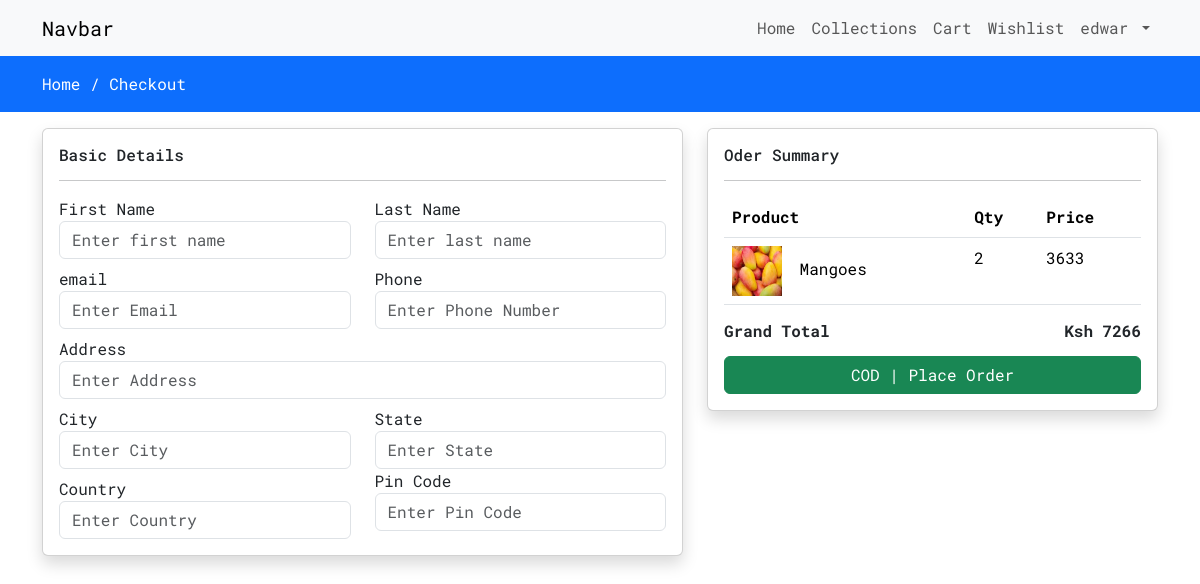
Page /checkout (signed in) on the committed database.
### store/models.py (models this page shows, shortened)
class Cart(models.Model):
    user = models.ForeignKey(User, on_delete=models.CASCADE)
    product= models.ForeignKey(Product, on_delete=models.CASCADE)
    product_qty = models.IntegerField(null=False, blank=False)
    created_at = models.DateTimeField(auto_now_add=True)

class Product(models.Model):
    category = models.ForeignKey(Category, on_delete=models.CASCADE)
    slug = models.CharField(max_length=150, null=False, blank=False)
    name = models.CharField(max_length=150, null=False, blank=False)
    product_image = models.ImageField(upload_to=get_file_path, null=True, blank= True  )
    small_description = models.CharField(max_length=150, null=False, blank=False)
    quantity = models.IntegerField(null=False,blank=False)
    description = models.TextField(max_length=500, null=False, blank=False)
    original_price= models.FloatField(null=False, blank=False)
    selling_price= models.FloatField(null=False, blank=False)
    status = models.BooleanField(default=False, help_text="0=default, 1=hidden")
    trending = models.BooleanField(default=False, help_text="0=default, 1=trending")
    tag=models.CharField(max_length=150, null=False, blank=False)
    meta_title = models.CharField(max_length=150, null=False, blank=False)
    meta_keyword = models.CharField(max_length=150, null=False, blank=False)
    meta_description = models.TextField(max_length=500, null=False, blank=False)
    created_at = models.DateTimeField(auto_now=True)

### store/controller/checkout.py (the view)
# urls.py: path('checkout', checkout.index, name="checkout"),
def index(request):
    rawcart= Cart.objects.filter(user=request.user)
    for item in rawcart:
        if item.product_qty > item.product.quantity:
            Cart.objects.delete(id=item.id)
    cartitems=Cart.objects.filter(user=request.user)
    total_price = 0
    for item in cartitems:
        total_price = total_price+item.product.selling_price*item.product_qty
    context = {'cartitems':cartitems, 'total_price':total_price}
    return render (request, "store/checkout.html", context)

### store/templates/store/checkout.html
{% extends "store/layouts/main.html" %}
{% block content %}
<div class="py-3 bg-primary">
    <div class="container">
        <a class="text-white" href="{% url 'home' %}">Home /</a>
        <a class="text-white" href="{% url 'checkout' %}">Checkout</a>
    </div>
</div>
<div class="container mt-3">
    <div class="row">
        <div class="col-md-7 ">
            <div class="card shadow">
                <div class="card-body">
                    <h6>Basic Details</h6>
                    <hr>
                    <div class="row">
                        <div class="col-md-6">
                            <label>First Name</label>
                            <input type="text" class="form-control" placeholder="Enter first name">
                        </div>
                        <div class="col-md-6">
                            <label>Last Name</label>
                            <input type="text" class="form-control" placeholder="Enter last name">
                        </div>
                        <div class="col-md-6 mt-2">
                            <label>email</label>
                            <input type="email" class="form-control" placeholder="Enter Email">
                        </div>
                        <div class="col-md-6 mt-2">
                            <label>Phone</label>
                            <input type="text" class="form-control" placeholder="Enter Phone Number">
                        </div>
                        <div class="col-md-12 mt-2">
                            <label>Address</label>
                            <input type="text" class="form-control" placeholder="Enter Address">
                        </div>
                        <div class="col-md-6 mt-2">
                            <label>City</label>
                            <input type="text" class="form-control" placeholder="Enter City">
                        </div>
                        <div class="col-md-6 mt-2">
                            <label>State</label>
                            <input type="text" class="form-control" placeholder="Enter State">
                        </div>
                        <div class="col-md-6 mt-2">
                            <label>Country</label>
                            <input type="text" class="form-control" placeholder="Enter Country">
                        </div>
                        <div class="col-md-6">
                            <label>Pin Code</label>
                            <input type="text" class="form-control" placeholder="Enter Pin Code">
                        </div>
                    </div>
                </div>
            </div>
        </div>
        <div class="col-md-5">
            <div class="card shadow">
                <div class="card-body">
                    <h6>Oder Summary</h6>
                    <hr>
                    {% if cartitems %}
                        <table class=" table">
                            <thead>
                                <tr>
                                   <th>Product</th>
                                   <th>Qty</th>
                                   <th>Price</th>
                                </tr>
                            </thead>
                            <tbody>
                                {% for item in cartitems %}
                                    <tr>
                                        <td>
                                            <img src="{{item.product.product_image.url}}" class="me-2" height="50px" width="50px" >
                                            {{item.product.name}}
                                        </td>
                                        <td>{{item.product_qty}}</td>
                                        <td>{{item.product.selling_price | stringformat:'d'}}</td>
                                    </tr>
                                {%endfor%}
                            </tbody>
                        </table>
                        <h6 class="fw-bold">Grand Total
                        <span class="float-end">Ksh {{total_price | stringformat:'d'}}</span>
                        </h6>
                        <div class="mt-3">
                        <a href=#" class="btn btn-success w-100">COD | Place Order </a>
                            </div>
                        {% else %}
                    <h4>Your cart is empty</h4>
                    {% endif%}
                </div>
            </div>
        </div>
    </div>
</div>
{% endblock content %}

### store/templates/store/inc/navbar.html (shortened to what this page needs)
<nav class="navbar navbar-expand-lg bg-body-tertiary">
    <div class="container">
      <a class="navbar-brand" href="#">Navbar</a>
      <div class="collapse navbar-collapse" id="navbarNav">
        <ul class="navbar-nav ms-auto" >
          <li class="nav-item">
            <a class="nav-link {% if request.resolver_match.url_name == 'home'%}active {% endif %}" aria-current="page" href="{% url 'home' %}">Home</a>
          </li>
          <li class="nav-item">
            <a class="nav-link {% if request.resolver_match.url_name == 'collections'%}active {% endif %}" href="{% url 'collections'%}">Collections</a>
          </li>
          <li class="nav-item">
            <a class="nav-link {% if request.resolver_match.url_name == 'cart'%}active {% endif %}" aria-current="page" href="{% url 'cart' %}">Cart</a>
          </li>
          <li class="nav-item">
            <a class="nav-link {% if request.resolver_match.url_name == 'wishlist'%}active {% endif %}" aria-current="page" href="{% url 'wishlist' %}">Wishlist</a>
          </li>
          {% if request.user.is_authenticated%}
          <li class="nav-item dropdown">
            <a class="nav-link dropdown-toggle" href="#" role="button" data-bs-toggle="dropdown" aria-expanded="false">
              {{request.user}}
            </a>
          </li>
          {% endif %}
        </ul>
      </div>
    </div>
  </nav>

### store/templates/store/layouts/main.html (style rules this page uses)
* { font-family: "Roboto Mono", monospace; font-optical-sizing: auto; font-weight: <weight>; font-style: normal; }
a { text-decoration: none; }

### rows in the picture
Cart: product.product_image (picture), product.name "Mangoes", product_qty "2", product.selling_price "3633"

### other values in the picture
{{ request.user }} "edwar"
{{ total_price | stringformat:'d' }} "7266"
